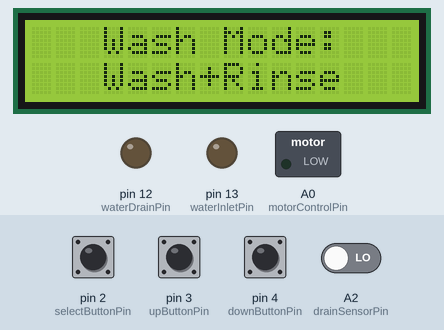
This sketch was run on a simulated Arduino Uno, built with avr-gcc and run on an emulated ATmega328P. Shown: 16×2 character LCD, switched loads named in the sketch (green lamp = pin HIGH), output pins drawn as LEDs (lit = HIGH). The test bench sets the inputs (shaded band); at power-on: A2 (drainSensorPin), pin 2 (selectButtonPin), pin 3 (upButtonPin), pin 4 (downButtonPin) LOW.

Above: at 1.2 s.
1.3 s: pin 2 (selectButtonPin) pulled HIGH for 1 s
At 3.6 s:
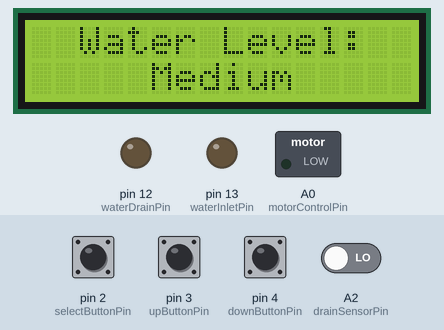
3.9 s: pin 3 (upButtonPin) pulled HIGH for 3.2 s
At 8.3 s:
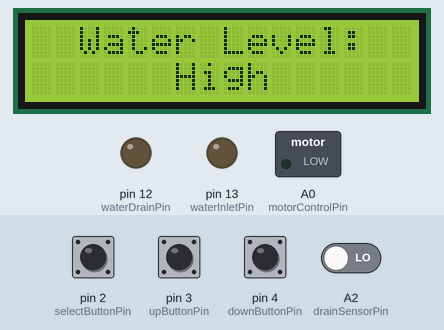
8.6 s: pin 3 (upButtonPin) pulled HIGH for 0.15 s
At 9.3 s:
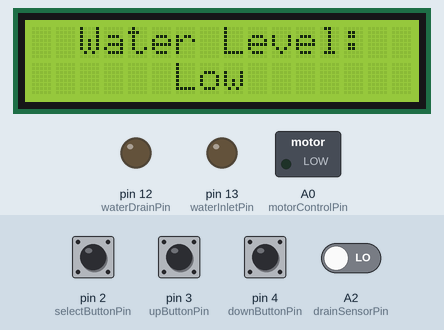
10.3 s: pin 3 (upButtonPin) pulled HIGH for 1 s
At 12.0 s:
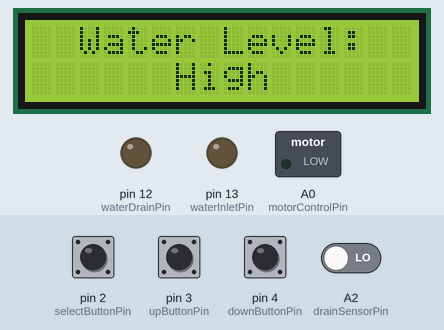
12.8 s: pin 2 (selectButtonPin) driven HIGH and pin 3 (upButtonPin) driven HIGH
At 14.4 s:
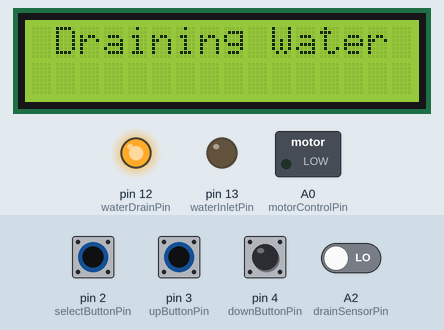
Timing chart, 0 to 15.9 s (numbered marks = the images above; inputs shaded):
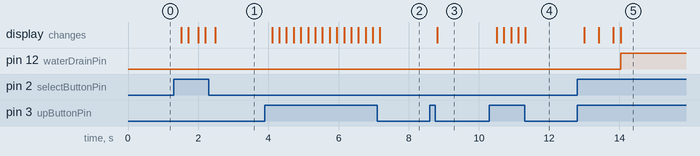

The sketch:

washing-machine.ino
```cpp
#include <LiquidCrystal.h>

LiquidCrystal lcd(11, 10, 9, 8, 7, 6, 5);

const char washStr[] = "Wash";
const char modeStr[] = "Mode";
const char rinseStr[] = "Rinse";
const char typeStr[] = "Type";
const char waterStr[] = "Water";
const char levelStr[] = "Level";
const char lowStr[] = "Low";
const char mediumStr[] = "Medium";
const char highStr[] = "High";
const char timeStr[] = "Time";
const char minStr[] = "min";
const char fillingStr[] = "Filling Up";
const char drainStr[] = "Draining";
const char washingStr[] = "Washing";
const char rinsingStr[] = "Rinsing";
const char completeStr[] = "Complete";
const char collonStr[] = ":";
const char spaceStr[] = " ";
const char plusStr[] = "+";

const int ZERO = 0;
const int ONE = 1;
const int TWO = 2;
const int THREE = 3;
const int FOUR = 4;
const int FIVE = 5;
const int SIX = 6;

const int noOfStages = SIX;
const int noOfWashModes = THREE;
const int noOfWaterLevel = THREE;
const int maxWashTime = 15;
const int maxRinseTime = 5;
const int noOfLcdColumns = 16;
const int noOfLcdRows = 2;

const int waterInletPin = 13;
const int waterDrainPin = 12;
const int motorControlPin = A0;
const int selectButtonPin = 2;
const int upButtonPin = 3;
const int downButtonPin = 4;
const int lowSensorPin = A5;
const int midSensorPin = A4;
const int highSensorPin = A3;
const int drainSensorPin = A2;

int stage = ZERO; // 0 - Wash Mode, 1 - Water Level, 2 - Wash Time, 3 - Rinse Time, 4 - Start, 5 - Complete
int selectedWashMode = ZERO; // 0 - Wash + Rinse, 1 - Wash, 2 - Rinse
int selectedWaterLevel = ONE; // 0 - Low, 1 - Medium, 2 - High
int selectedWashTime = maxWashTime - 1; // In minutes
int selectedRinseTime = THREE - 1; // In minutes
boolean upDownButtonPressed = true;
boolean selectButtonPressed = true;
boolean waterLevelReached = false;

void setup() {
  pinMode(selectButtonPin, INPUT);
  pinMode(upButtonPin, INPUT);
  pinMode(downButtonPin, INPUT);
  pinMode(lowSensorPin, INPUT);
  pinMode(midSensorPin, INPUT);
  pinMode(highSensorPin, INPUT);
  pinMode(drainSensorPin, INPUT);
  pinMode(waterInletPin, OUTPUT);
  pinMode(waterDrainPin, OUTPUT);
  pinMode(motorControlPin, OUTPUT);
  digitalWrite(motorControlPin, LOW);
  digitalWrite(waterInletPin, LOW);
  digitalWrite(waterDrainPin, LOW);
  lcd.begin(noOfLcdColumns, noOfLcdRows);
}

void loop() {
  int selectButtonState = digitalRead(selectButtonPin);
  if (selectButtonState == HIGH) {
    incrementStage();
    delay(200);
  }

  switch (stage) {
    case ZERO:    // Select Wash Mode
      selectValue(&selectedWashMode, noOfWashModes);
      printWashMode();
      break;
    case ONE:    // Select Water Level
      selectValue(&selectedWaterLevel, noOfWaterLevel);
      printWaterLevel();
      break;
    case TWO:    // Select Wash Time
      if (selectedWashMode == TWO) {
        incrementStage();
      } else {
        selectValue(&selectedWashTime, maxWashTime);
        printWashTime();
      }
      break;
    case THREE:    // Select Rinse Time
      if (selectedWashMode == ONE) {
        incrementStage();
      } else {
        selectValue(&selectedRinseTime, maxRinseTime);
        printRinseTime();
      }
      break;
    case FOUR: // Wash in Progress
      drainWater();
      if (selectedWashMode == ZERO || selectedWashMode == ONE) {
        fillUpWater();
        startCycle(selectedWashTime + 1, washingStr);
      }
      drainWater();
      if (selectedWashMode == ZERO || selectedWashMode == TWO) {
        fillUpWater();
        startCycle(selectedRinseTime + 1, rinsingStr);
      }
      drainWater();
      incrementStage();
      break;
    case FIVE: // Wash Complete
      const char *topRow[THREE] = { washStr, spaceStr, completeStr };
      printTopRowIfSelectButtonPressed(topRow, THREE, TWO);
      break;
  }
}

void startCycle(int cycleTimeInMinutes, const char *type) {
  lcd.clear();
  const char *topRow[ONE] = { type };
  printTopRow(topRow, ONE, FIVE);

  digitalWrite(motorControlPin, HIGH);
  for (int cycleTimeLeft = cycleTimeInMinutes; cycleTimeLeft > ZERO; cycleTimeLeft--) {
    char buffer[TWO];
    const char *bottomRow[THREE] = { itoa(cycleTimeLeft, buffer, 10), spaceStr, minStr };
    printBottomRow(bottomRow, THREE, SIX);
    delay(60000);
  }
  digitalWrite(motorControlPin, LOW);
}

void drainWater() {
  lcd.clear();
  const char *topRow[THREE] = { drainStr, spaceStr, waterStr };
  printTopRow(topRow, THREE, ONE);

  while (true) {
    if (digitalRead(drainSensorPin) == HIGH
        && digitalRead(lowSensorPin) == HIGH
        && digitalRead(midSensorPin) == HIGH
        && digitalRead(highSensorPin) == HIGH) {
      break;
    }
    digitalWrite(waterDrainPin, HIGH);
    delay(5000);
  }
  digitalWrite(waterDrainPin, LOW);
  waterLevelReached = false;
}

void fillUpWater() {
  lcd.clear();
  const char *topRow[THREE] = { fillingStr, spaceStr, waterStr };
  printTopRow(topRow, THREE, ZERO);

  digitalWrite(waterInletPin, HIGH);
  while (!waterLevelReached) {
    int lowSensor = digitalRead(lowSensorPin);
    int midSensor = digitalRead(midSensorPin);
    int highSensor = digitalRead(highSensorPin);

    if ((selectedWaterLevel == ZERO && lowSensor == LOW) ||
        (selectedWaterLevel == ONE && lowSensor == LOW && midSensor == LOW) ||
        (selectedWaterLevel == TWO && lowSensor == LOW && midSensor == LOW && highSensor == LOW)) {
      waterLevelReached = true;
    }
    delay(1000);
  }
  digitalWrite(waterInletPin, LOW);
}

void incrementStage() {
  stage  = ++stage % noOfStages;
  selectButtonPressed = true;
  upDownButtonPressed = true;
}

void selectValue(int *value, int numberOfValues) {
  int upButtonState = digitalRead(upButtonPin);
  int downButtonState = digitalRead(downButtonPin);
  if (upButtonState == HIGH) {
    *value = ++*value % numberOfValues;
    upDownButtonPressed = true;
    delay(200);
  }
  if (downButtonState == HIGH) {
    *value =  --*value % numberOfValues;
    if (*value < ZERO) {
      *value = *value + numberOfValues;
    }
    upDownButtonPressed = true;
    delay(200);
  }
}

void printWashMode() {
  const char *topRow[FOUR] = { washStr, spaceStr, modeStr, collonStr };
  printTopRowIfSelectButtonPressed(topRow, FOUR, THREE);

  switch (selectedWashMode) {
    case ZERO: {
        const char *bottomRow[THREE] = { washStr, plusStr, rinseStr };
        printBottomRowIfChangeButtonPressed(bottomRow, THREE, THREE);
      }
      break;
    case ONE: {
        const char *bottomRow[ONE] = { washStr };
        printBottomRowIfChangeButtonPressed(bottomRow, ONE, SIX);
      }
      break;
    case TWO: {
        const char *bottomRow[ONE] = { rinseStr };
        printBottomRowIfChangeButtonPressed(bottomRow, ONE, SIX);
      }
      break;
  }
}

void printWaterLevel() {
  const char *topRow[FOUR] = { waterStr, spaceStr, levelStr, collonStr };
  printTopRowIfSelectButtonPressed(topRow, FOUR, TWO);

  switch (selectedWaterLevel) {
    case ZERO: {
        const char *bottomRow[ONE] = { lowStr };
        printBottomRowIfChangeButtonPressed(bottomRow, ONE, SIX);
      }
      break;
    case ONE: {
        const char *bottomRow[ONE] = { mediumStr };
        printBottomRowIfChangeButtonPressed(bottomRow, ONE, FIVE);
      }
      break;
    case TWO: {
        const char *bottomRow[ONE] = { highStr };
        printBottomRowIfChangeButtonPressed(bottomRow, ONE, SIX);
      }
      break;
  }
}

void printWashTime() {
  const char *topRow[FOUR] = { washStr, spaceStr, timeStr, collonStr };
  printTopRowIfSelectButtonPressed(topRow, FOUR, THREE);

  char buffer[TWO];
  const char *bottomRow[THREE] = { itoa(selectedWashTime + ONE, buffer, 10), spaceStr, minStr };
  printBottomRowIfChangeButtonPressed(bottomRow, THREE, FIVE);
}

void printRinseTime() {
  const char *topRow[FOUR] = { rinseStr, spaceStr, timeStr, collonStr };
  printTopRowIfSelectButtonPressed(topRow, FOUR, TWO);

  char buffer[TWO];
  const char *bottomRow[THREE] = { itoa(selectedRinseTime + ONE, buffer, 10), spaceStr, minStr };
  printBottomRowIfChangeButtonPressed(bottomRow, THREE, FIVE);
}

void printTopRowIfSelectButtonPressed(const char **text, int arraySize, int cursorPosition) {
  if (selectButtonPressed) {
    selectButtonPressed = false;
    printTopRow(text, arraySize, cursorPosition);
  }
}

void printBottomRowIfChangeButtonPressed(const char **text, int arraySize, int cursorPosition) {
  if (upDownButtonPressed) {
    upDownButtonPressed = false;
    printBottomRow(text, arraySize, cursorPosition);
  }
}

void printTopRow(const char **text, int arraySize, int cursorPosition) {
  clearRow(ZERO);
  lcd.setCursor(cursorPosition, ZERO);
  printRow(text, arraySize);
}

void printBottomRow(const char **text, int arraySize, int cursorPosition) {
  clearRow(ONE);
  lcd.setCursor(cursorPosition, ONE);
  printRow(text, arraySize);
}

void printRow(const char **text, int arraySize) {
  for (int i = ZERO; i < arraySize; i++) {
    lcd.print(text[i]);
  }
}

void clearRow(int row) {
  for (int  thisCol = ZERO; thisCol < noOfLcdColumns; thisCol++) {
    lcd.setCursor(thisCol, row);
    lcd.write(spaceStr);
  }
}
```

Measured:
- after the input at 1.3 s, the display: changes after 0.21 s (image 1)
- after the input at 3.9 s, the display: changes after 0.20 s (image 2)
- after the input at 8.6 s, the display: changes after 0.20 s (image 3)
- after the input at 10.3 s, the display: first changes after 0.21 s (image 4 shows a later state)
- after the input at 12.8 s, pin 12 (waterDrainPin): LOW → HIGH after 1.2 s; the display: first changes after 0.20 s (image 5 shows a later state)
